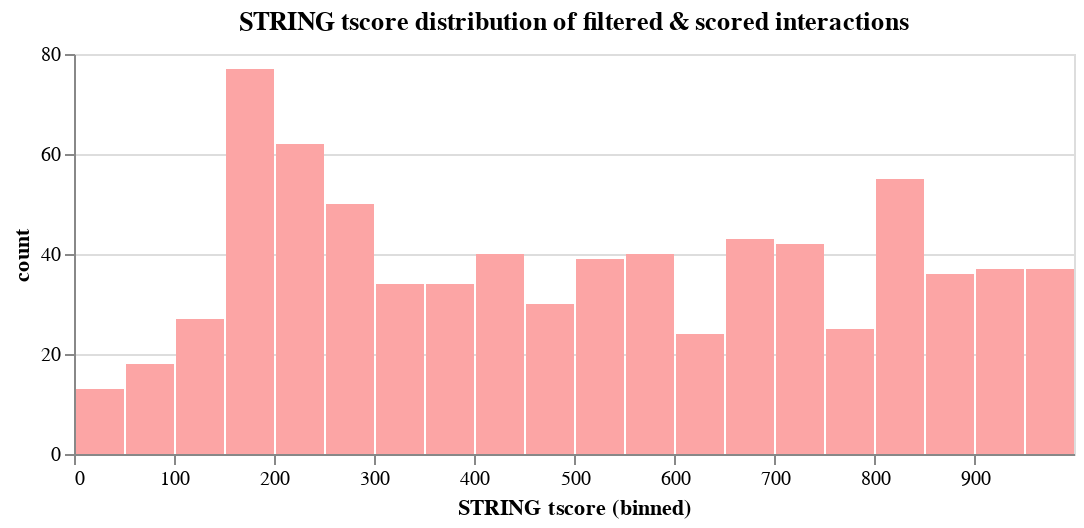

This figure's notebook cell:
### Code cell
binned_series = score_visual["STRING tscore"].value_counts(bins=20, sort=False)

chart_data_binned = pd.DataFrame({
    "leftbin": binned_series.index.left, 
    "rightbin": binned_series.index.right, 
    "count": binned_series.values
})

chart_data_binned.loc[0, "leftbin"] = score_visual["STRING tscore"].min()

quant_chart = alt.Chart(chart_data_binned).mark_bar(color="#fca5a5").encode(
    x = alt.X("leftbin", bin="binned", title="STRING tscore (binned)"),
    x2 = "rightbin",
    y = alt.Y("count")
).properties(
    width=500,
    height=200,
    title= 'STRING tscore distribution of filtered & scored interactions'
)

quant_chart

### Figure 1 — Vega-Lite specification as saved in the notebook (floating-point values rounded to 4 significant figures)
{"config": {"view": {"continuousWidth": 300, "continuousHeight": 300}}, "data": {"name": "data-4d90e647d13c1aa24a57b6f9e388e088"}, "mark": {"type": "bar", "color": "#fca5a5"}, "encoding": {"x": {"bin": "binned", "field": "leftbin", "title": "STRING tscore (binned)", "type": "quantitative"}, "x2": {"field": "rightbin"}, "y": {"field": "count", "type": "quantitative"}}, "height": 200, "title": "STRING tscore distribution of filtered & scored interactions", "width": 500, "$schema": "https://vega.github.io/schema/vega-lite/v5.17.0.json", "datasets": {"data-4d90e647d13c1aa24a57b6f9e388e088": [{"leftbin": 0.0, "rightbin": 49.95, "count": 13}, {"leftbin": 49.95, "rightbin": 99.9, "count": 18}, {"leftbin": 99.9, "rightbin": 149.8, "count": 27}, {"leftbin": 149.8, "rightbin": 199.8, "count": 77}, {"leftbin": 199.8, "rightbin": 249.8, "count": 62}, {"leftbin": 249.8, "rightbin": 299.7, "count": 50}, {"leftbin": 299.7, "rightbin": 349.6, "count": 34}, {"leftbin": 349.6, "rightbin": 399.6, "count": 34}, {"leftbin": 399.6, "rightbin": 449.6, "count": 40}, {"leftbin": 449.6, "rightbin": 499.5, "count": 30}, {"leftbin": 499.5, "rightbin": 549.5, "count": 39}, {"leftbin": 549.5, "rightbin": 599.4, "count": 40}, {"leftbin": 599.4, "rightbin": 649.4, "count": 24}, {"leftbin": 649.4, "rightbin": 699.3, "count": 43}, {"leftbin": 699.3, "rightbin": 749.2, "count": 42}, {"leftbin": 749.2, "rightbin": 799.2, "count": 25}, {"leftbin": 799.2, "rightbin": 849.1, "count": 55}, {"leftbin": 849.1, "rightbin": 899.1, "count": 36}, {"leftbin": 899.1, "rightbin": 949.0, "count": 37}, {"leftbin": 949.0, "rightbin": 999.0, "count": 37}]}}
